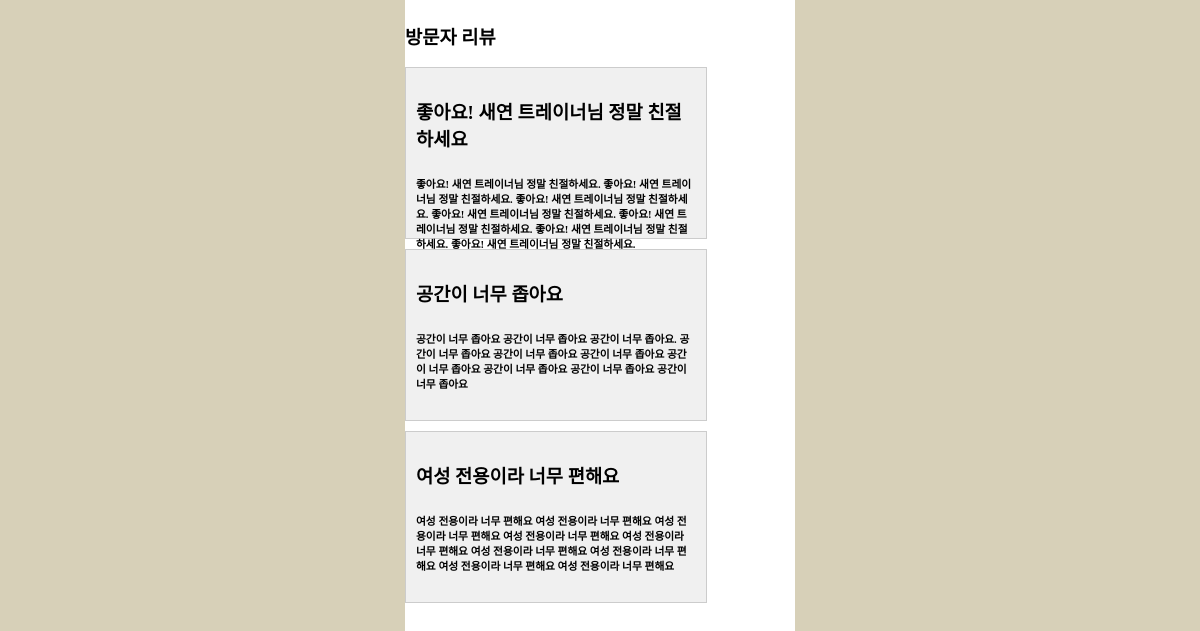
The app's page /health/gym/jamaGymevent/ (lower part), older data.
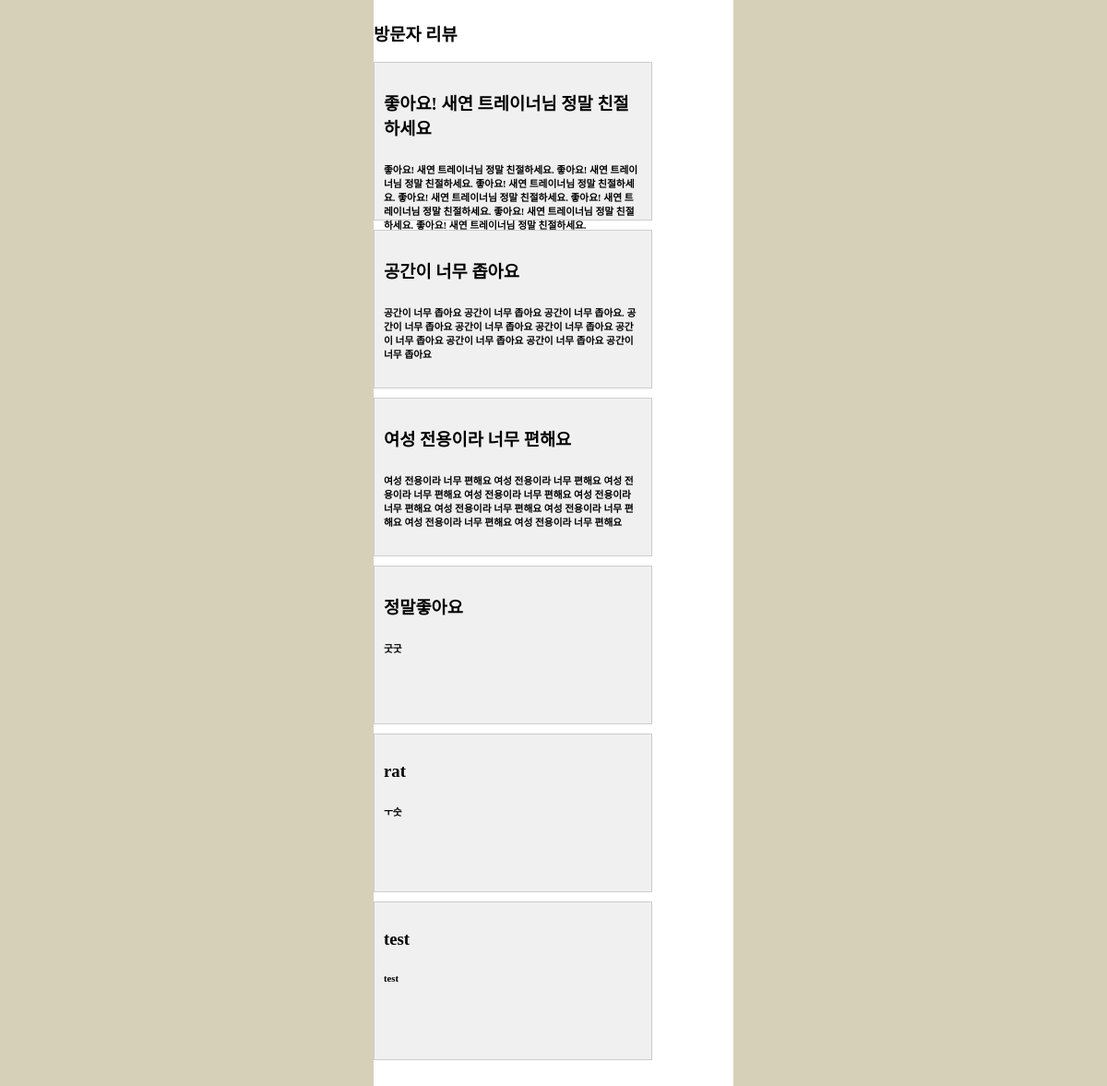
The same page, newer data.
### health/models.py (models this page shows, shortened)
class gymReview(models.Model):
    title = models.CharField(verbose_name="제목", max_length=128)
    body = models.TextField(verbose_name="내용", default="")

### health/views.py (the view)
# urls.py: path('gym/jamaGymevent/', views.jamaGymevent , name='jamaGymevent'),
def jamaGymevent(request):
    reviews = gymReview.objects.all()
    return render(request, 'jamaGymevent.html', {'reviews': reviews})

### health/templates/jamaGymevent.html (shortened to what this page needs)
{% load static %}
<!DOCTYPE html>
<html lang="en">
<head>
    <link rel="stylesheet" href="/static/css/gymevent.css">
</head>
<body>
    <div class="container">
        <div>
            <h3>방문자 리뷰</h3>
            {% for review in reviews %}
            <div class="review-box">
                <h3>{{ review.title }}</h3>
                <h6>{{ review.body }}</h6>
            </div>
            {% endfor %}
        </div>
    </div>
</body>
</html>

Row changes from the older to the newer data that the page shows:
added gymReview: title "정말좋아요", body "굿굿"
added gymReview: title "rat", body "ㅜ숫"
added gymReview: title "test", body "test"
